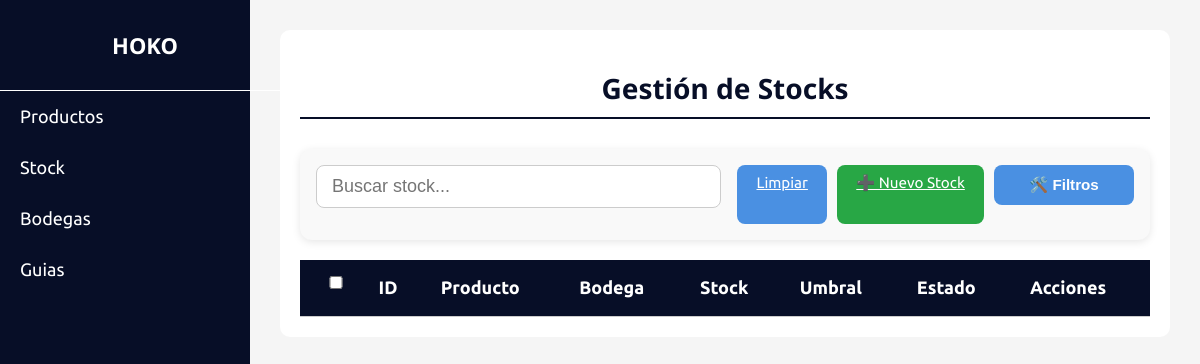
/stocks/, run on an earlier commit of the app's database.
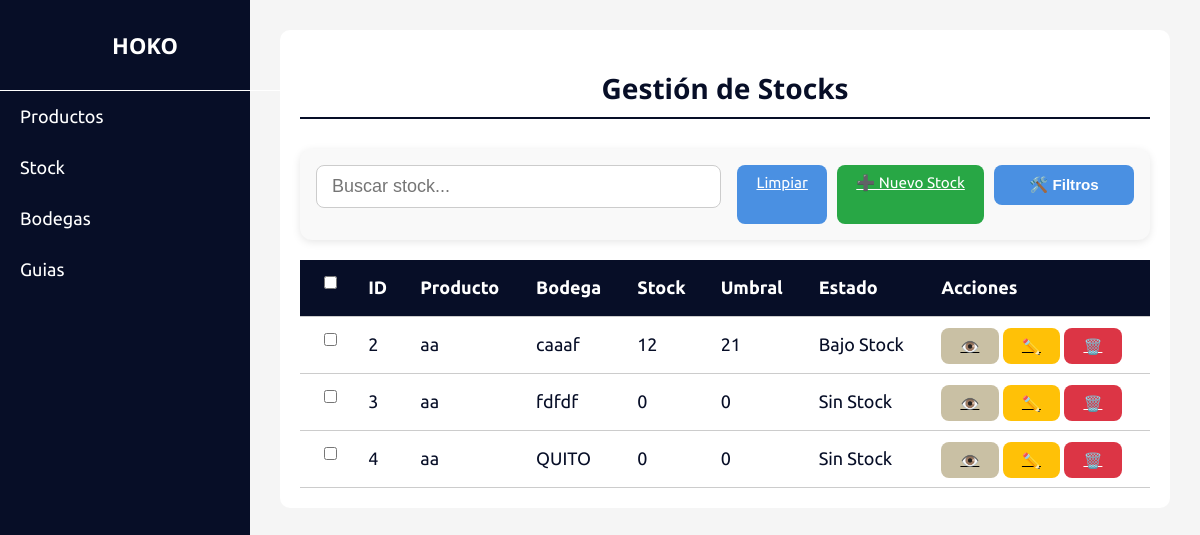
And on a later commit of the database.
### envios/models.py (models this page shows, shortened)
class Stock(models.Model):
    producto = models.ForeignKey(Producto, on_delete=models.CASCADE)
    bodega = models.ForeignKey(Bodega, on_delete=models.CASCADE)
    stock_actual = models.IntegerField()
    umbral_minimo = models.IntegerField()
    ESTADO_CHOICES = [
        ('ok', 'Stock OK'),
        ('bajo', 'Stock Bajo'),
        ('sin', 'Sin Stock'),
    ]
    estado = models.CharField(max_length=10, choices=ESTADO_CHOICES, editable=False)

class Producto(models.Model):
    nombre = models.CharField(max_length=100)
    referencia = models.CharField(max_length=50, blank=True, null=True)
    imagen = models.ImageField(upload_to='productos/', blank=True, null=True)
    costo = models.DecimalField(max_digits=10, decimal_places=2, default=Decimal('0.00'))
    precio = models.DecimalField(max_digits=10, decimal_places=2, default=Decimal('0.00'))

class Bodega(models.Model):
    nombre = models.CharField(max_length=100)
    direccion = models.CharField(max_length=200, blank=True, null=True)
    telefono = models.CharField(max_length=20, blank=True, null=True)

### envios/views.py (the view)
# urls.py: path('stocks/', views.listar_stocks, name='listar_stocks'),
def listar_stocks(request):
    try:
        stocks = Stock.objects.select_related('producto', 'bodega').all()
        if not stocks.exists():
            messages.info(request, "No hay registros de stock disponibles.")
        return render(request, 'stocks/stocks.html', {
            'stocks': stocks,
            'bodegas': Bodega.objects.all()  # Para filtros
        })
    except Exception as e:
        messages.error(request, f"Error al cargar los stocks: {str(e)}")
        return render(request, 'stocks/stocks.html', {'stocks': []})

### templates/stocks/stocks.html (shortened to what this page needs)
{% extends 'base.html' %}
{% block content %}
<div class="products-container">
  <h1>Gestión de Stocks</h1>
  <div class="products-actions">
    <input type="text" id="search-input" placeholder="Buscar stock..." class="search-input">
    <div class="action-buttons">
      <a href="{% url 'listar_stocks' %}" class="btn btn-secondary">
         Limpiar
    </a>
      <a href="{% url 'crear_stock' %}" class="btn crear">➕ Nuevo Stock</a>
      <div class="popover-container">
        <button type="button" class="popover-toggle btn" id="togglePopover">🛠️ Filtros</button>
  </div>
</div>
  </div>
  <div class="table-wrapper">
    <table class="products-table" id="stocks-table">
      <thead>
        <tr>
          <th><input type="checkbox" id="select-all"></th>
          <th>ID</th>
          <th>Producto</th>
          <th>Bodega</th>
          <th>Stock</th>
          <th>Umbral</th>
          <th>Estado</th>
          <th>Acciones</th>
        </tr>
      </thead>
      <tbody>
        {% for stock in stocks %}
        <tr data-id="{{ stock.id }}"
            data-producto="{{ stock.producto.nombre|lower }}"
            data-bodega="{% if 'guayaquil' in stock.bodega.nombre|lower %}guayaquil{% elif 'quito' in stock.bodega.nombre|lower %}quito{% else %}{{ stock.bodega.id }}{% endif %}"
            data-status="{% if stock.stock_actual <= 0 %}sin{% elif stock.stock_actual < stock.umbral_minimo %}bajo{% else %}ok{% endif %}">
            <td><input type="checkbox" class="select-row" data-id="{{ stock.id }}"></td>
            <td>{{ stock.id }}</td>
          <td>{{ stock.producto.nombre }}</td>
          <td>
            {% if 'guayaquil' in stock.bodega.nombre|lower %}
              GUAYAQUIL
            {% elif 'quito' in stock.bodega.nombre|lower %}
              QUITO
            {% else %}
              {{ stock.bodega.nombre }}
            {% endif %}
          </td>
          <td>{{ stock.stock_actual }}</td>
          <td>{{ stock.umbral_minimo }}</td>
          <td>
            {% if stock.stock_actual <= 0 %}
              <span class="status-badge sin-stock">Sin Stock</span>
            {% elif stock.stock_actual < stock.umbral_minimo %}
              <span class="status-badge bajo-stock">Bajo Stock</span>
            {% else %}
              <span class="status-badge ok-stock">OK</span>
            {% endif %}
          </td>
          <td>
            <a href="{% url 'ver_stock' stock.id %}" class="btn ver">👁️</a>
            <a href="{% url 'editar_stock' stock.id %}" class="btn editar">✏️</a>
            <a href="{% url 'eliminar_stock' stock.id %}" class="btn eliminar">🗑️</a>
          </td>
        </tr>
        {% endfor %}
      </tbody>
    </table>
  </div>
</div>
{% endblock %}

What changed in the data, as far as the page shows it:
added Stock: id "2", producto.nombre "aa", bodega.nombre "caaaf", stock_actual "12", umbral_minimo "21", shows "Bajo Stock"
added Stock: id "3", producto.nombre "aa", bodega.nombre "fdfdf", stock_actual "0", umbral_minimo "0", shows "Sin Stock"
added Stock: id "4", producto.nombre "aa", shows "QUITO", stock_actual "0", umbral_minimo "0", shows "Sin Stock"
